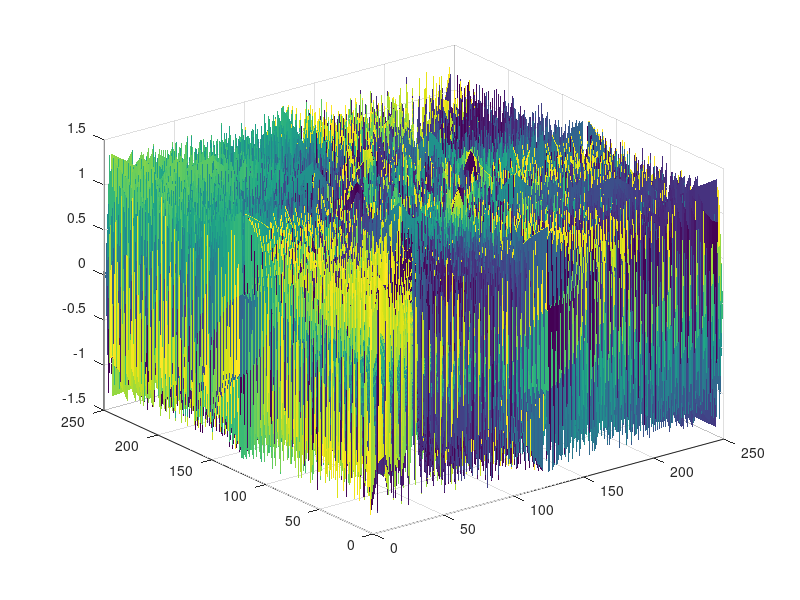

The MATLAB script that drew this image:
% points where F(X) = F(X-1)^2 + c diverges

clear;
clc;

upperX = 5;
lowerX = -5;
upperY = 5;
lowerY = -5;
xRes = 250;
yRes = 250;

xPoints = linspace(lowerX, upperX, xRes);
yPoints = linspace(lowerY, upperY, yRes);

area = [];
final = [];
for x = 1: 1: xRes
    for y = 1: 1: yRes
        area(x, y) = xPoints(x) + i * yPoints(y);
    end
end
areaCopy = area;
valid = 0;
while 1
    areaCopy = area;
    area = area .^2;
    
    for x = 1: 1: xRes
        for y = 1: 1: yRes
            if abs(area(x, y)) == Inf
                valid = 1;
                break;
            end
        end
        
        if valid == 1
            break;
        end
    end
    
    if valid == 1;
        break;
    end
end

final = areaCopy;
final = log(final)/log(10)
fprintf('Plotting\n');

surf(imag(final), 'linestyle', 'none')